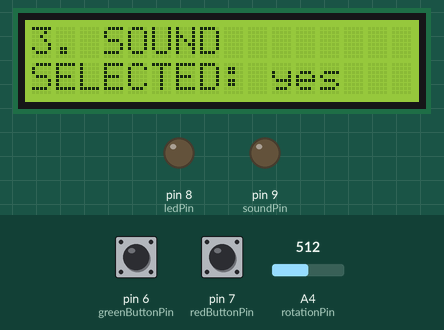
Recording of a sketch running on a simulated Arduino Uno, built with avr-gcc and run on an emulated ATmega328P. On the bench: 16×2 character LCD, output pins drawn as LEDs (lit = HIGH). The inputs (shaded band) are chosen by the test bench; at power-on: A4 (rotationPin) = 512, pin 6 (greenButtonPin) LOW, pin 7 (redButtonPin) HIGH. Random numbers use the default seed unless the sketch sets one.

Above: at 1.2 s.
1.3 s: A4 (rotationPin) set to 716
At 1.6 s:
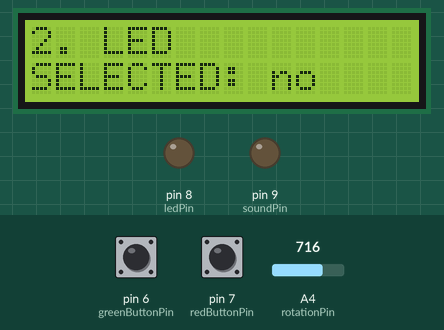
2.8 s: pin 6 (greenButtonPin) pulled HIGH for 0.15 s
At 4.0 s:
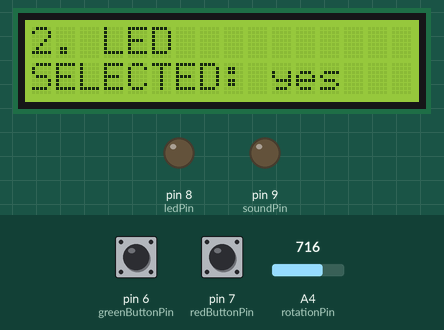
4.4 s: A4 (rotationPin) set to 900
At 5.2 s:
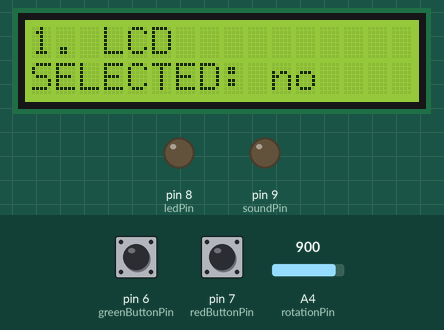
5.9 s: pin 7 (redButtonPin) pulled LOW for 0.15 s
At 7.1 s:
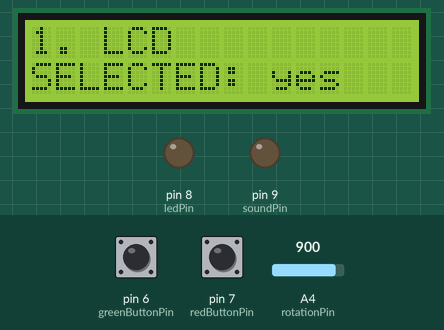
7.5 s: A4 (rotationPin) set to 122
At 8.7 s:
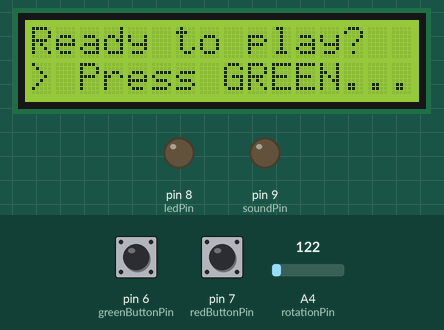
9.0 s: pin 6 (greenButtonPin) pulled HIGH for 1 s
At 14.9 s:
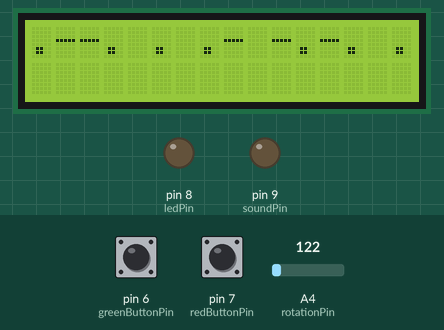
Timing chart, 0 to 16.4 s (numbered marks = the images above; inputs shaded):
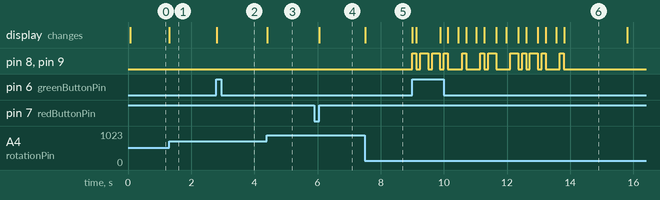

The sketch:

lcd_morse.ino
```cpp
// TODO: Use extra resistors and switcher to make high/low volume (sound module)

// TODO: Create HashMap class for other projects (String array[2])

#include <LiquidCrystal.h>
#include <ResponsiveAnalogRead.h>

#include "morse.h"

/////
String words[] = {
  "apply", "awake", "berry", "class", "clean", "curvy", "enjoy", "fetch", "funny", "house", "match", "occur", "peace", "press", "ratty", "right",
  //  "snail", "start", "state", "straw", "sugar", "swear", "tough", "value", "weave"
  //  "tough"
};
/////

const int morseLength = sizeof(morse) / (sizeof(String) * 2);

const byte ledPin = 8;
const int rotationPin = A4;
const byte greenButtonPin = 6;
const byte redButtonPin = 7;
const byte soundPin = 9;

const int rs = 12, en = 11, d4 = 5, d5 = 4, d6 = 3, d7 = 2;
LiquidCrystal lcd(rs, en, d4, d5, d6, d7);

// s
const int LCD_S_WIDTH = 16;
const int LCD_S_HEIGHT = 2;

const int MOTION_S_MAX = 1024;

// g
String stage = ""; // STARTUP/SEQUENCE/RESULT/SCORE
boolean component_LCD = false;
boolean component_LED = false;
boolean component_SOUND = false;

String currentWord = "";
String currentSequence = "";
int sequenceIndex = 0;
long sequenceEndedT = 0;
const int gameEndDelay = 2e3;

const int charDelay = 125; // delay between characters
const int spaceDelay = 200; // delay for space (C_C)
const int shortDelay = 125; // short char duration (.)
const int longDelay = 250; // long char duration (-)

long lastSPlayedTime = 0;
long lastSPlayedTimeSW = 0;
boolean isActiveS = false;
boolean guessRight = false;

boolean greenPressed = false;
boolean redPressed = false;

const String componentPages[3] = { "LCD", "LED", "SOUND" };

String LCDL_1 = "";
String LCDL_V_1 = "";
String LCDL_2 = "";
String LCDL_V_2 = "";
//
void startGame(String csequence) {
  if (csequence == "") {
    randomSeed(millis());
    // generate sequence
    String gword = words[random(sizeof(words) / sizeof(String))];
    gword.trim();

    currentSequence = generateMorse(gword);
    currentWord = gword;
  }

  // else:
  //   currentSequence => the same sequence
  //   currentWord => the same word

  sequenceIndex = 0;
  sequenceEndedT = 0;
  stage = "SEQUENCE";
  guessRight = false;

  return;
}
//
String generateMorse(String gword) {
  String gsequence = "";

  for (int ma = 0; ma < gword.length(); ma++) {
    gsequence += toMorse(String(gword[ma])) + " ";
  }

  gsequence.trim();

  return gsequence;
}
//
String toMorse(String l) {
  l.toLowerCase();
  String letter;

  for ( int ma = 0; ma < morseLength; ma++ ) {
    String a = morse[ma][1];
    a.toLowerCase();

    if (a == l) {
      letter = morse[ma][0];
      break;
    }
  }

  return letter;
}
//
void startSetting() {
  component_LCD = component_LED = component_SOUND = false;
  stage = "STARTUP";
}
//
void setup() {
  Serial.begin(9600);
  lcd.begin(LCD_S_WIDTH, LCD_S_HEIGHT); // intialize display with number of rows and columns

  //
  pinMode(ledPin, OUTPUT);
  pinMode(soundPin, OUTPUT);

  pinMode(rotationPin, INPUT);
  pinMode(greenButtonPin, INPUT);
  pinMode(redButtonPin, INPUT);
  //
  startSetting();
}

void onGreenClick() {}

void onRedClick() {}

void loop() {
  const boolean just_greenClicked = digitalRead(greenButtonPin) == HIGH && greenPressed == false;
  const boolean just_redClicked = digitalRead(redButtonPin) == HIGH && redPressed == false;

  if (stage == "STARTUP") {
    const int oi = map(analogRead(rotationPin), MOTION_S_MAX, 0, 0, sizeof(componentPages) / sizeof(String) + 1);

    if (oi != 3) {
      const boolean oib = (oi == 0) ?
                          component_LCD :
                          (oi == 1) ?
                          component_LED :
                          (oi == 2) ?
                          component_SOUND
                          : false;
      const String oibs = (oib) ? "yes" : "no";

      LCDL_V_1 = String(oi + 1) + ". " + componentPages[oi];
      LCDL_V_2 = "SELECTED: " + oibs;

      if (just_greenClicked || just_redClicked) {
        if (oi == 0) component_LCD = !component_LCD;
        else if (oi == 1) component_LED = !component_LED;
        else if (oi == 2) component_SOUND = !component_SOUND;
      }
    } else {
      if (component_LCD || component_LED || component_SOUND) {
        LCDL_V_1 = "Ready to play?";
        LCDL_V_2 = "> Press GREEN... <";
        if (digitalRead(greenButtonPin) == HIGH) {
          startGame("");
        }
      } else {
        LCDL_V_1 = "Choose atl one";
        LCDL_V_2 = "component";
      }
    }
  } else if (stage == "SEQUENCE") {
    if (sequenceIndex + 1 <= currentSequence.length()) { // is playing
      const String current = String(currentSequence[sequenceIndex]);

      if (millis() - lastSPlayedTimeSW >= charDelay) {
        if (!isActiveS && (current == "." || current == "-")) {
          isActiveS = true;

          if (component_LED) digitalWrite(ledPin, HIGH);
          if (component_SOUND) digitalWrite(soundPin, HIGH);

          lastSPlayedTime = millis();
        } else if (!isActiveS && current == " ") {
          isActiveS = true;
          lastSPlayedTime = millis();
        } else if (
          isActiveS && (
            (current == "." && millis() - lastSPlayedTime >= shortDelay) ||
            (current == "-" && millis() - lastSPlayedTime >= longDelay) ||
            (current == " " && millis() - lastSPlayedTime >= spaceDelay)
          )
        ) {
          isActiveS = false;
          if (component_LED) digitalWrite(ledPin, LOW);
          if (component_SOUND) digitalWrite(soundPin, LOW);

          sequenceIndex++;
          lastSPlayedTimeSW = millis();
        }
      }

      // display current symbol
      if (component_LCD) {
        LCDL_V_1 = currentSequence[sequenceIndex];
        LCDL_V_1 = (LCDL_V_1 != " ") ? LCDL_V_1 : "SPACE";

        LCDL_V_2 = "";
      } else {
        LCDL_V_1 = "Playing...";
        LCDL_V_2 = "";
      }
    } else {
      if (sequenceEndedT == 0) {
        sequenceEndedT = millis();

        if (component_LCD) { // display the whole sequence
          if (currentSequence.length() > LCD_S_WIDTH) {
            LCDL_V_1 = currentSequence.substring(0, LCD_S_WIDTH);
            LCDL_V_2 = currentSequence.substring(LCD_S_WIDTH);
          } else {
            LCDL_V_1 = currentSequence;
            LCDL_V_2 = "";
          }
        }
      } else if (millis() - sequenceEndedT >= gameEndDelay) { // 3.
        LCDL_V_1 = "Replay? > GREEN";
        LCDL_V_2 = "> RED to dismiss <";

        if (just_greenClicked) { // play again
          startGame(currentSequence);
        } else if (just_redClicked) { // dismissed
          stage = "RESULT";
        }

      }
    }
  } else if (stage == "RESULT") {
    const int wl = sizeof(words) / sizeof(String); // words.length
    const int pw = map(analogRead(rotationPin), MOTION_S_MAX, 0, 0, wl); // selected word index

    LCDL_V_1 = "- " + String(words[pw]) + " -";
    LCDL_V_2 = "> " + String(pw + 1) + "/" + wl + " <";

    if (just_greenClicked) { // validate word
      guessRight = currentWord == words[pw];
      stage = "SCORE";
    }
  } else if (stage == "SCORE") {
    String a = (guessRight) ? "GREAT JOB!" : "NO, WORD: " + currentWord;
    LCDL_V_1 = a;
    LCDL_V_2 = "continue > /ANY/";

    if (just_greenClicked || just_redClicked) {
      startSetting();
    }
  }

  // Display lines
  if (LCDL_1 != LCDL_V_1 || LCDL_2 != LCDL_V_2) {
    // r
    LCDL_1 = LCDL_V_1;
    LCDL_2 = LCDL_V_2;
    // c
    lcd.clear();
    // p
    lcd.setCursor(0, 0); // 1 symbol, 1 line
    lcd.print(LCDL_1);
    lcd.setCursor(0, 1); // 1 symbol, 2 line
    lcd.print(LCDL_2);
  }

  // Buttons action
  if (just_greenClicked) { // ::click
    greenPressed = true;
    onGreenClick();
  } else if (digitalRead(greenButtonPin) == false && greenPressed == true) { // ::release
    greenPressed = false;
  }
  if (just_redClicked) { // ::click
    redPressed = true;
    onRedClick();
  } else if (digitalRead(redButtonPin) == false && redPressed == true) { // ::release
    redPressed = false;
  }
}
```

morse.h
```cpp
const String morse[][2] = {
        { ".-", "A" },
        { "-...", "B" },
        { "-.-.", "C" },
        { "-..", "D" },
        { ".", "E" },
        { "..-.", "F" },
        { "--.", "G" },
        { "....", "H" },
        { "..", "I" },
        { ".---", "J" },
        { "-.-", "K" },
        { ".-..", "L" },
        { "--", "M" },
        { "---", "O" },
        { ".--.", "P" },
        { "--.-", "Q" },
        { ".-.", "R" },
        { "...", "S" },
        { "-", "T" },
        { "..-", "U" },
        { "...-", "V" },
        { ".--", "W" },
        { "-..-", "X" },
        { "-.--", "Y" },
        { "--..", "Z" }
};
```

Measured:
- after the input at 1.3 s, the display: changes at once (image 1)
- after the input at 2.8 s, the display: changes at once (image 2)
- after the input at 4.4 s, the display: changes at once (image 3)
- after the input at 5.9 s, the display: changes after 0.16 s (image 4)
- after the input at 7.5 s, the display: changes at once (image 5)
- after the input at 9.0 s, pin 8 (ledPin), pin 9 (soundPin): LOW → HIGH at once, → LOW 0.12 s later, → HIGH 0.12 s later, → LOW 0.25 s later, … (24 changes in this stretch); the display: first changes at once (image 6 shows a later state)
